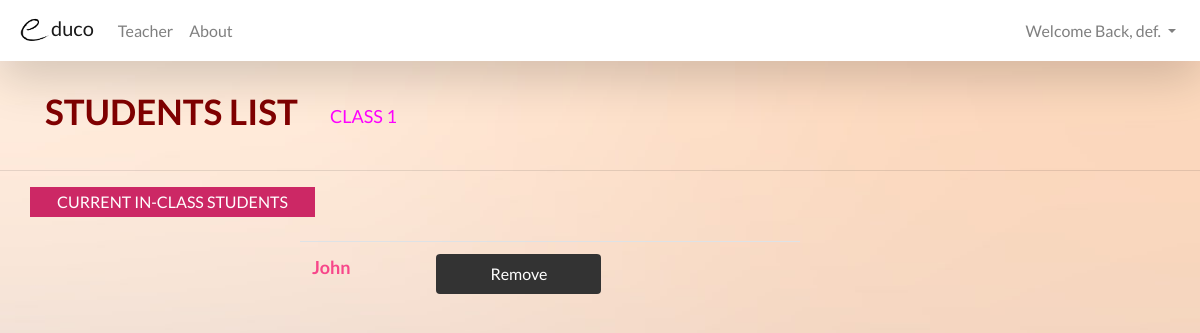
Before: /website/teacher/manage_students.php (signed in) with the older database file.
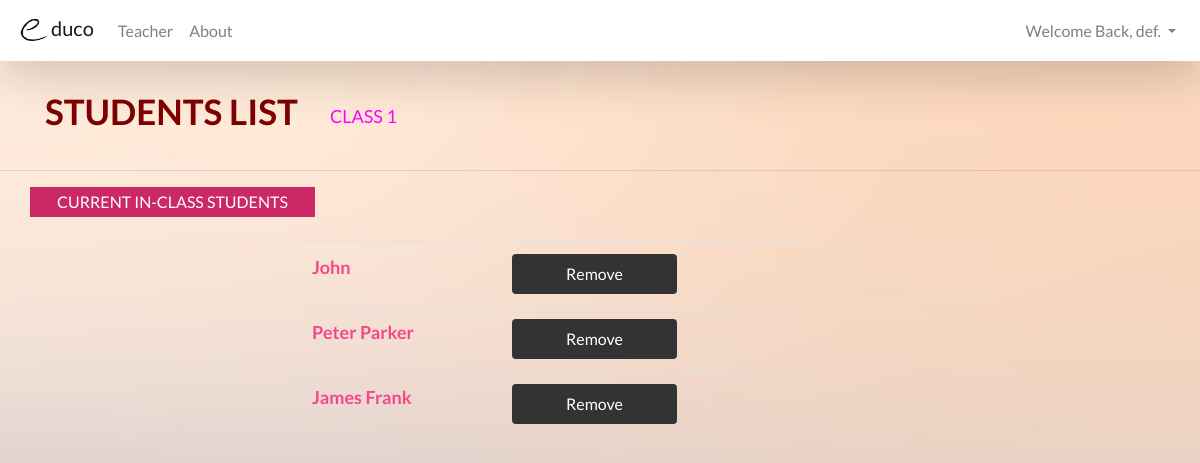
After: the same page with the newer database file.
### tables this page shows
CREATE TABLE IF NOT EXISTS `student_class` (
  `C_ID` int(10) NOT NULL,
  `S_ID` int(10) NOT NULL,
  `S_Name` varchar(50) NOT NULL,
  PRIMARY KEY (`C_ID`,`S_ID`)
);

### website/teacher/manage_students.php (the view, shortened to what this page needs)
<!DOCTYPE html>
<html>
<head>
<?php include($_SERVER["DOCUMENT_ROOT"].'/template/header.php'); ?>
</head>
<body>
<?php include($_SERVER["DOCUMENT_ROOT"].'/template/teachernavbar.php'); ?>
<br/>
<div class="container">
  <div class="row">
    <div class="col-sm-3">
      <p class="text-center" style="font-size: 35px; color: maroon; float: left; font-weight: bold;">
      STUDENTS LIST
      </p>
    </div>
    <div class="col-sm-8">
      <p class="text-center" style="font-size: 18px; color: fuchsia; padding-top: 18px; float: left;">
      CLASS 1
      </p>
    </div>
  </div>
</div>
<hr/>
  <div class="container">
  <div class="row">
    <div class="col-sm-3" style="background-color: #CC2865; color: white; text-align: center; padding-top: 3px; height: 30px;">
      <p>CURRENT IN-CLASS STUDENTS</p>
    </div>
  </div>
</div>
<br/>
<table class="table table-hover" style="margin-left: 25%; max-width: 500px;">
  <tbody style="color: #F7478A; font-size: 18px; font-weight: bold;">
<?php
  $conn = mysqli_connect('localhost','root','','educo');
  $sql = "SELECT S_Name FROM student_class";
  $result = mysqli_query($conn, $sql);
  while($row = mysqli_fetch_array($result))
  {
    echo "<tr>";
    echo "<td>" . $row['S_Name'] . "</td>";
    echo "<td>";
    echo "<button class= btn btn-primary style='width: 165px; height: 40px; color: white; background-color: #333333; type='submit'>Remove</button></td>";
    echo "</tr>";
    }
    echo "</table>";
?>
  </tbody> <br/>
</body>
</html>

Changed rows visible on the page:
added student_class: S_Name "Peter Parker"
added student_class: S_Name "James Frank"
